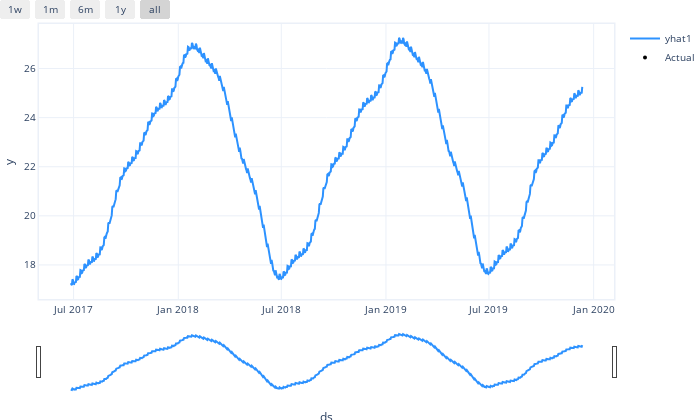

The notebook cell saved with this chart:
### Code cell
plot1 = m.plot(forecast)
plot1.show()

### Figure 1 — Plotly figure (JSON) as saved in the notebook; plotly's stock layout.template omitted (floating-point values rounded to 4 significant figures; data arrays with more than 128 entries replaced by an {"elided": "..."} marker saying what was removed)
{"data": [{"fill": "none", "line": {"color": "rgba(45, 146, 255, 1.0)", "width": 2}, "mode": "lines", "name": "yhat1", "type": "scatter", "uid": "1780e507-7b35-49a6-8469-2cfe08222119", "x": {"elided": "900 str values"}, "y": {"elided": "900 float values"}}, {"marker": {"color": "black", "size": 4}, "mode": "markers", "name": "Actual", "type": "scatter", "uid": "1c6eb479-d5a7-4e00-ab4f-12210f58f263", "x": {"elided": "900 str values"}, "y": {"elided": "900 null values"}}], "layout": {"autosize": true, "font": {"size": 10}, "height": 420, "hovermode": "x unified", "margin": {"b": 0, "l": 0, "pad": 0, "r": 10, "t": 10}, "showlegend": true, "title": {"font": {"size": 12}}, "width": 700, "xaxis": {"linewidth": 1.5, "mirror": true, "rangeselector": {"buttons": [{"count": 7, "label": "1w", "step": "day", "stepmode": "backward"}, {"count": 1, "label": "1m", "step": "month", "stepmode": "backward"}, {"count": 6, "label": "6m", "step": "month", "stepmode": "backward"}, {"count": 1, "label": "1y", "step": "year", "stepmode": "backward"}, {"step": "all"}]}, "rangeslider": {"visible": true}, "showline": true, "title": {"text": "ds"}, "type": "date"}, "yaxis": {"linewidth": 1.5, "mirror": true, "showline": true, "title": {"text": "y"}}}}
